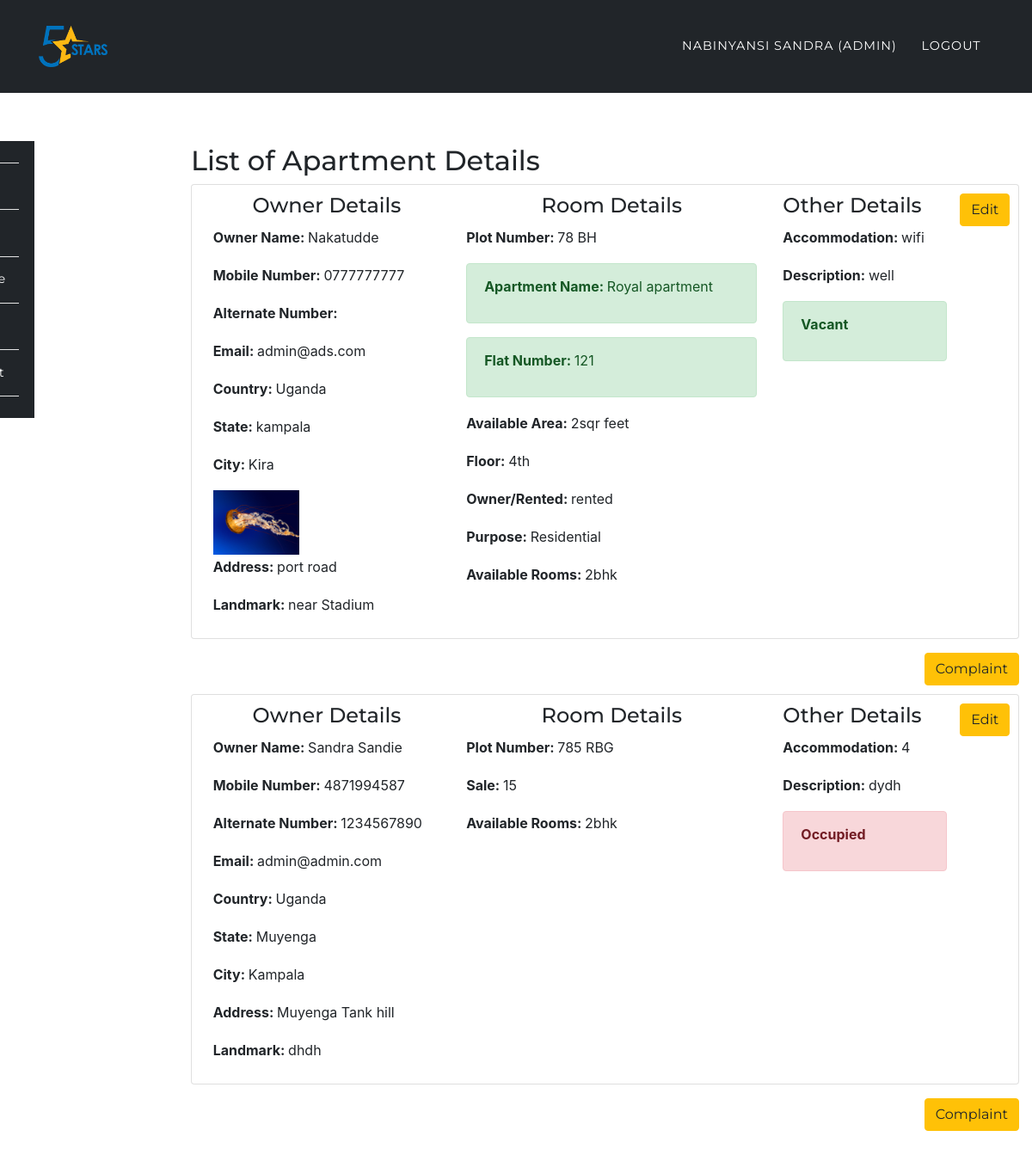
Page /app/list.php (signed in) on the committed database.
### tables this page shows
CREATE TABLE `room_rental_registrations_apartment` (
  `id` int(10) UNSIGNED NOT NULL,
  `fullname` varchar(191) NOT NULL,
  `mobile` varchar(191) NOT NULL,
  `alternat_mobile` varchar(191) NOT NULL,
  `email` varchar(191) NOT NULL,
  `country` varchar(191) NOT NULL,
  `state` varchar(191) NOT NULL,
  `city` varchar(191) NOT NULL,
  `landmark` varchar(191) NOT NULL,
  `rent` varchar(191) NOT NULL,
  `deposit` varchar(191) NOT NULL,
  `plot_number` varchar(191) NOT NULL,
  `apartment_name` varchar(100) DEFAULT NULL,
  `ap_number_of_plats` varchar(100) DEFAULT NULL,
  `rooms` varchar(100) DEFAULT NULL,
  `floor` varchar(100) DEFAULT NULL,
  `purpose` varchar(100) DEFAULT NULL,
  `own` varchar(100) DEFAULT NULL,
  `area` varchar(100) DEFAULT NULL,
  `address` varchar(191) NOT NULL,
  `accommodation` varchar(191) NOT NULL,
  `description` varchar(191) NOT NULL,
  `image` varchar(191) DEFAULT NULL,
  `open_for_sharing` varchar(191) DEFAULT NULL,
  `other` varchar(191) DEFAULT NULL,
  `vacant` int(1) NOT NULL DEFAULT '1',
  `created_at` timestamp NULL DEFAULT CURRENT_TIMESTAMP,
  `updated_at` timestamp NULL DEFAULT CURRENT_TIMESTAMP,
  `user_id` int(10) DEFAULT NULL
);

CREATE TABLE `room_rental_registrations` (
  `id` int(10) UNSIGNED NOT NULL,
  `fullname` varchar(191) NOT NULL,
  `mobile` varchar(191) NOT NULL,
  `alternat_mobile` varchar(191) NOT NULL,
  `email` varchar(191) NOT NULL,
  `country` varchar(191) NOT NULL,
  `state` varchar(191) NOT NULL,
  `city` varchar(191) NOT NULL,
  `landmark` varchar(191) NOT NULL,
  `rent` varchar(191) NOT NULL,
  `sale` varchar(190) DEFAULT NULL,
  `deposit` varchar(191) NOT NULL,
  `plot_number` varchar(191) NOT NULL,
  `rooms` varchar(100) DEFAULT NULL,
  `address` varchar(191) NOT NULL,
  `accommodation` varchar(191) NOT NULL,
  `description` varchar(191) NOT NULL,
  `image` varchar(191) DEFAULT NULL,
  `open_for_sharing` varchar(191) DEFAULT NULL,
  `other` varchar(191) DEFAULT NULL,
  `vacant` int(1) NOT NULL DEFAULT '1',
  `created_at` timestamp NULL DEFAULT CURRENT_TIMESTAMP,
  `updated_at` timestamp NULL DEFAULT CURRENT_TIMESTAMP,
  `user_id` int(10) DEFAULT NULL
);

### App/list.php (the view, shortened to what this page needs)
<?php
	require '../config/config.php';
		try {
			if($_SESSION['role'] == 'admin'){
				$stmt = $connect->prepare('SELECT * FROM room_rental_registrations_apartment');
				$stmt->execute();
				$data1 = $stmt->fetchAll (PDO::FETCH_ASSOC);
				$stmt = $connect->prepare('SELECT * FROM room_rental_registrations');
				$stmt->execute();
				$data2 = $stmt->fetchAll (PDO::FETCH_ASSOC);
				$data = array_merge($data1,$data2);
			}
		}catch(PDOException $e) {
			$errMsg = $e->getMessage();
		}
?>
<?php include '../include/header.php';?>
	<nav class="navbar navbar-expand-lg navbar-dark fixed-top" style="background-color:#212529;" id="mainNav">
      <div class="container">
        <a class="navbar-brand js-scroll-trigger" href="../index.php"><img src="Logo.png" width="80px"alt="logo"></a>
        <div class="collapse navbar-collapse" id="navbarResponsive">
          <ul class="navbar-nav text-uppercase ml-auto">
            <li class="nav-item">
              <a class="nav-link" href="#"><?php echo $_SESSION['fullname']; ?> <?php if($_SESSION['role'] == 'admin'){ echo "(Admin)"; } ?></a>
            </li>
            <li class="nav-item">
              <a href="../auth/logout.php" class="nav-link">Logout</a>
            </li>
          </ul>
        </div>
      </div>
    </nav>
	<section style="padding-left:0px;">
		<?php include '../include/side-nav.php';?>
	</section>
<section class="wrapper" style="margin-left: 16%;margin-top: -23%;">
	<div class="container">
		<div class="row">
			<div class="col-12">
			<h2>List of Apartment Details</h2>
				<?php
					foreach ($data as $key => $value) {
						echo '<div class="card card-inverse card-info mb-3" style="padding:1%;">
								  <div class="card-block">';
								  	echo '<a class="btn btn-warning float-right" href="update.php?id='.$value['id'].'&act=';if(!empty($value['own'])){ echo "ap"; }else{ echo "indi"; } echo '">Edit</a>';
									 echo 	'<div class="row">
											<div class="col-4">
											<h4 class="text-center">Owner Details</h4>';
											 	echo '<p><b>Owner Name: </b>'.$value['fullname'].'</p>';
											 	echo '<p><b>Mobile Number: </b>'.$value['mobile'].'</p>';
											 	echo '<p><b>Alternate Number: </b>'.$value['alternat_mobile'].'</p>';
											 	echo '<p><b>Email: </b>'.$value['email'].'</p>';
											 	echo '<p><b>Country: </b>'.$value['country'].'</p><p><b> State: </b>'.$value['state'].'</p><p><b> City: </b>'.$value['city'].'</p>';
											 	if ($value['image'] !== 'uploads/') {
											 		echo '<img src="'.$value['image'].'" width="100">';
											 	}
											 	echo '<p><b>Address: </b>'.$value['address'].'</p><p><b> Landmark: </b>'.$value['landmark'].'</p>';
										echo '</div>
											<div class="col-5">
											<h4 class="text-center">Room Details</h4>';
												echo '<p><b>Plot Number: </b>'.$value['plot_number'].'</p>';
												if(isset($value['sale'])){
													echo '<p><b>Sale: </b>'.$value['sale'].'</p>';
												}
													if(isset($value['apartment_name']))
														echo '<div class="alert alert-success" role="alert"><p><b>Apartment Name: </b>'.$value['apartment_name'].'</p></div>';
													if(isset($value['ap_number_of_plats']))
														echo '<div class="alert alert-success" role="alert"><p><b>Flat Number: </b>'.$value['ap_number_of_plats'].'</p></div>';
												if(isset($value['own'])){
													echo '<p><b>Available Area: </b>'.$value['area'].'</p>';
													echo '<p><b>Floor: </b>'.$value['floor'].'</p>';
													echo '<p><b>Owner/Rented: </b>'.$value['own'].'</p>';
													echo '<p><b>Purpose: </b>'.$value['purpose'].'</p>';
												}
												echo '<p><b>Available Rooms: </b>'.$value['rooms'].'</p>';
										echo '</div>
											<div class="col-3">
											<h4>Other Details</h4>';
											echo '<p><b>Accommodation: </b>'.$value['accommodation'].'</p>';
											echo '<p><b>Description: </b>'.$value['description'].'</p>';
												if($value['vacant'] == 0){
													echo '<div class="alert alert-danger" role="alert"><p><b>Occupied</b></p></div>';
												}else{
													echo '<div class="alert alert-success" role="alert"><p><b>Vacant</b></p></div>';
												}
											echo '</div>
										</div>
								   </div>
								</div>';
								echo '<a class="btn btn-warning float-right" href="../app/complaint.php">Complaint</a><br><br>';
					}
				?>
			</div>
		</div>
	</div>
</section>
<?php include '../include/footer.php';?>

### include/header.php (shortened to what this page needs)
<!DOCTYPE html>
<html lang="en">
  <head>
    <link href="../assets/plugins/bootstrap/css/bootstrap.min.css" rel="stylesheet">
    <link href="../assets/plugins/font-awesome/css/font-awesome.min.css" rel="stylesheet" type="text/css">
    <link href="../assets/css/rent.css" rel="stylesheet">
    <link href="../assets/css/style.css" rel="stylesheet">
  </head>
  <body id="page-top">
                  </body>
                  </html>

### include/side-nav.php (shortened to what this page needs)
<br>
	<nav class="navbar navbar-expand-sm navbar-default sidebar" style="background-color:#212529;" id="mainNav">
      <div class="container">
        <div class="collapse navbar-collapse" id="navbarResponsive1">
          <ul class="navbar-nav text-center" style="    flex-direction: column;">
            <li class="nav-item">
              <a class="nav-link" href="../auth/dashboard.php">Home</a>
            </li>
            <li class="nav-item">
            	<?php if($_SESSION['role'] == 'admin' || $_SESSION['role'] == 'user'){
	        		echo '<a href="../app/register.php" class="nav-link">Register</a>';
	      	 	} ?>
            </li>
            <li class="nav-item">
	        	<a href="../app/list.php" class="nav-link">Details/Update</a>
            </li>
            <li class="nav-item">
              <?php if($_SESSION['role'] == 'admin'){
                echo '<a href="../app/sms.php" class="nav-link">Send SMS</a>';
              } ?>
            </li>
            <li class="nav-item">
              <?php if($_SESSION['role'] == 'admin'){
                echo '<a href="../app/cmplist.php" class="nav-link">Complaint List</a>';
              } ?>
            </li>
          </ul>
        </div>
      </div>
    </nav>

### include/footer.php (shortened to what this page needs)
   <!DOCTYPE html>
   <html lang="en">
       <head>
           <link rel="stylesheet" href="form.css" >
           <link rel="stylesheet" href="https://stackpath.bootstrapcdn.com/bootstrap/4.5.0/css/bootstrap.min.css">
   <link rel="stylesheet" type="text/css" href="style.css">
       </head>
       <body >
  </body>
</html>

### assets/css/rent.css (style rules this page uses)
body { overflow-x: hidden; font-family: 'Roboto Slab', 'Helvetica Neue', Helvetica, Arial, sans-serif; }
p { line-height: 1.75; }
a { color: #fed136; }
h1, h2, h3, h4, h5, h6 { font-weight: 700; font-family: 'Montserrat', 'Helvetica Neue', Helvetica, Arial, sans-serif; }
section { padding: 100px 0; }
@media (min-width: 768px) { section { padding: 140px 0; } }
.btn { font-family: 'Montserrat', 'Helvetica Neue', Helvetica, Arial, sans-serif; font-weight: 700; }
#mainNav { background-color: #b1f8cb; }
#mainNav .navbar-brand { color: #fed136; font-family: 'Kaushan Script', 'Helvetica Neue', Helvetica, Arial, cursive; }
#mainNav .navbar-nav .nav-item .nav-link { font-size: 90%; font-weight: 400; padding: 0.75em 0; letter-spacing: 1px; color: white; font-family: 'Montserrat', 'Helvetica Neue', Helvetica, Arial, sans-serif; }
@media (min-width: 992px) { #mainNav { padding-top: 25px; padding-bottom: 25px; -webkit-transition: padding-top 0.3s, padding-bottom 0.3s; -moz-transition: padding-top 0.3s, padding-bottom 0.3s; transition: padding-top 0.3s, padding-bottom 0.3s; border: none; background-color: transparent; } }
@media (min-width: 992px) { #mainNav .navbar-brand { font-size: 1.75em; -webkit-transition: all 0.3s; -moz-transition: all 0.3s; transition: all 0.3s; } }
@media (min-width: 992px) { #mainNav .navbar-nav .nav-item .nav-link { padding: 1.1em 1em !important; } }

### assets/css/style.css (style rules this page uses)
.navbar { border-radius: 0px; }
nav.sidebar, .main { -webkit-transition: margin 200ms ease-out; -moz-transition: margin 200ms ease-out; -o-transition: margin 200ms ease-out; transition: margin 200ms ease-out; }
@media (min-width: 765px) { nav.sidebar .navbar-nav > li:first-child { border-top: 1px #e5e5e5 solid; } }
@media (min-width: 765px) { nav.sidebar .navbar-nav > li { border-bottom: 1px #e5e5e5 solid; } }
@media (min-width: 765px) { nav.sidebar .navbar-collapse, nav.sidebar .container-fluid { padding: 0 0px 0 0px; } }
@media (min-width: 765px) { nav.sidebar { width: 200px; height: 100%; margin-left: -160px; float: left; margin-bottom: 0px; } }
@media (min-width: 765px) { nav.sidebar li { width: 100%; } }
section { padding-left: 15px; }

### form.css (style rules this page uses)
html { background:url no-repeat; background-size: cover; height:100%; }
body { font-family: 'Montserrat', Arial, Helvetica, sans-serif; }

### rows in the picture
room_rental_registrations_apartment: fullname "Nakatudde", mobile "0777777777", email "admin@ads.com", country "Uganda", state "kampala", city "Kira", image (picture), address "port road", landmark "near Stadium", plot_number "78 BH", apartment_name "Royal apartment", ap_number_of_plats "121", area "2sqr feet", floor "4th", own "rented", purpose "Residential", rooms "2bhk", accommodation "wifi", description "well", vacant "Vacant"
room_rental_registrations: fullname "Sandra Sandie", mobile "4871994587", alternat_mobile "1234567890", email "admin@admin.com", country "Uganda", state "Muyenga", city "Kampala", address "Muyenga Tank hill", landmark "dhdh", plot_number "785 RBG", sale "15", rooms "2bhk", accommodation "4", description "dydh", vacant "Occupied"

### other values in the picture
$_SESSION['fullname'] "NABINYANSI SANDRA"
